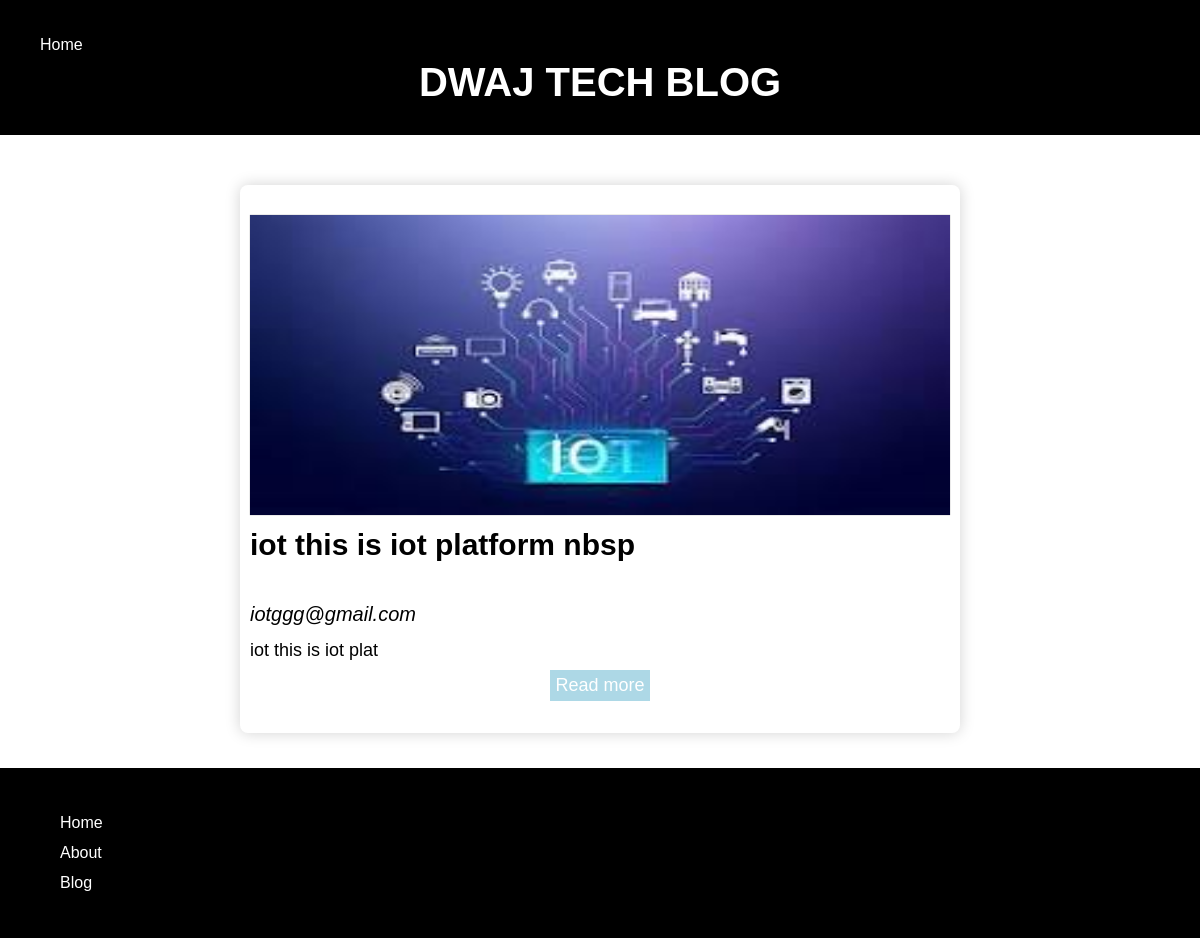
Screenshot of /blog.php with the database file from the repository.
### tables this page shows
CREATE TABLE `blog_post` (
  `id` int(11) NOT NULL,
  `title` varchar(200) NOT NULL,
  `link` varchar(200) NOT NULL,
  `descrp` longtext NOT NULL,
  `thumbnail` varchar(200) NOT NULL,
  `date` varchar(50) NOT NULL
);

### blog.php (the view, shortened to what this page needs)
<!DOCTYPE HTML>
<html lang="en-US">
<head>
</head>
<body>
	<div class="container">
	 <section>
	 <header class="head_title">
	 <ul>
	<li><a href="home.php">Home</a></li>
	</ul>
	 <h1>DWAJ TECH BLOG</h1>
	 </header>
	 <div class="blog_container">
	 <?php
	 require 'connect.php';
	        $select_query = "SELECT * FROM `blog_post` ORDER BY id DESC";
            $fetch_run = mysqli_query($mycon,$select_query);
			while($fetch_rows = mysqli_fetch_assoc($fetch_run)) {
				$id = $fetch_rows['id'];
				$obaner = $fetch_rows['thumbnail'];
				$title = $fetch_rows['title'];
				$link = $fetch_rows['link'];
				$description = $fetch_rows['descrp'];
				$description = substr($description,0,20);
				$title_original = preg_replace('/[^a-zA-Z0-9]+/',' ',strToLower($title));
				$baner = 'admin/images/'.$obaner;
				?>
				<div class="blog_content">
				<?php if(!empty($obaner)) { ?>
				<div class="baner"><a href="view.php?ud=<?php echo $id.'/'.$title ?>"><img src="<?php echo $baner; ?>" alt="image" /></a></div>
				<?php }?>
	            <h1><a href="view.php?ud=<?php echo $id.'/'.$title ?>"><?php echo $title_original; ?></a></h1><br>
	            <i><a href="<?php echo $link; ?>"><?php echo $link; ?></a></i>
	            <p><?php echo $description; ?></p>
				<center><button><a href="view.php?ud=<?php echo $id.'/'.$title ?>">Read more</a></button></center>
				</div>
				<?php
			}
	 ?>
	 </div>
	 </section>
	<footer style="position:sticky;top:100%;">
	<ul>
	<li><a href="home.php">Home</a></li>
	<li><a href="about.php">About</a></li>
	<li><a href="blog.php">Blog</a></li>
	</ul>
	</footer>
	</div>
</body>
</html>

### blog.php (style rules this page uses)
* { margin:0; }
body { min-height:100vh; }
.head_title { background:black; padding:30px 0px; }
.head_title h1 { color:white; font-family:arial; font-size:40px; text-align:center; }
.head_title ul { list-style:none; }
.head_title ul li a { text-decoration:none; color:white; font-family:arial; line-height:30px; }
.blog_container { width:60%; margin:auto; margin-top:50px; margin-bottom:30px; }
.blog_content { margin-bottom:35px; box-shadow:0px 0px 15px lightgrey; padding:30px 10px; border-radius:8px; }
.blog_content a { text-decoration:none; color:black; }
.blog_content img { height:300px; width:100%; box-shadow:0px 0px 1px grey; }
.blog_content h1 { font-family:arial; font-size:30px; }
.blog_content i { font-size:20px; }
.blog_content { line-height:35px; font-family:arial; font-size:18px; text-align:justify; margin-top:20px; }
.blog_content div { line-height:35px; font-size:18px; text-align:justify; }
.blog_content button { background:lightblue; color:white; padding:0; border:none; font-size:18px; }
.blog_content button a { padding:5px; color:white; display:block; }
footer { background:black; padding:40px 20px; }
footer ul { list-style:none; }
footer ul li a { text-decoration:none; color:white; font-family:arial; line-height:30px; }

### rows the page displays
blog_post: thumbnail (picture), title "iot this is iot platform nbsp", link "iotggg@gmail.com", descrp "iot this is iot plat"
